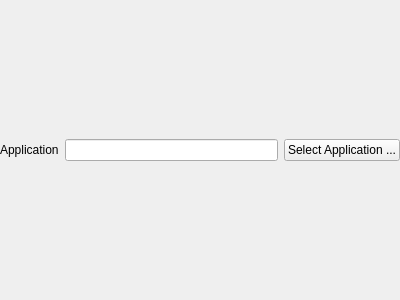
<ui version="4.0" >
 <class>MenuentryActionWidget</class>
 <widget class="QWidget" name="MenuentryActionWidget" >
  <property name="geometry" >
   <rect>
    <x>0</x>
    <y>0</y>
    <width>400</width>
    <height>300</height>
   </rect>
  </property>
  <layout class="QHBoxLayout" name="horizontalLayout" >
   <property name="margin" >
    <number>0</number>
   </property>
   <item>
    <widget class="QLabel" name="applicationLabel" >
     <property name="text" >
      <string>Application</string>
     </property>
    </widget>
   </item>
   <item>
    <widget class="KLineEdit" name="application" >
     <property name="readOnly" >
      <bool>true</bool>
     </property>
    </widget>
   </item>
   <item>
    <widget class="KPushButton" name="applicationButton" >
     <property name="text" >
      <string>Select Application ...</string>
     </property>
    </widget>
   </item>
  </layout>
 </widget>
 <customwidgets>
  <customwidget>
   <class>KLineEdit</class>
   <extends>QLineEdit</extends>
   <header>klineedit.h</header>
  </customwidget>
  <customwidget>
   <class>KPushButton</class>
   <extends>QPushButton</extends>
   <header>kpushbutton.h</header>
  </customwidget>
 </customwidgets>
 <resources/>
 <connections/>
</ui>
